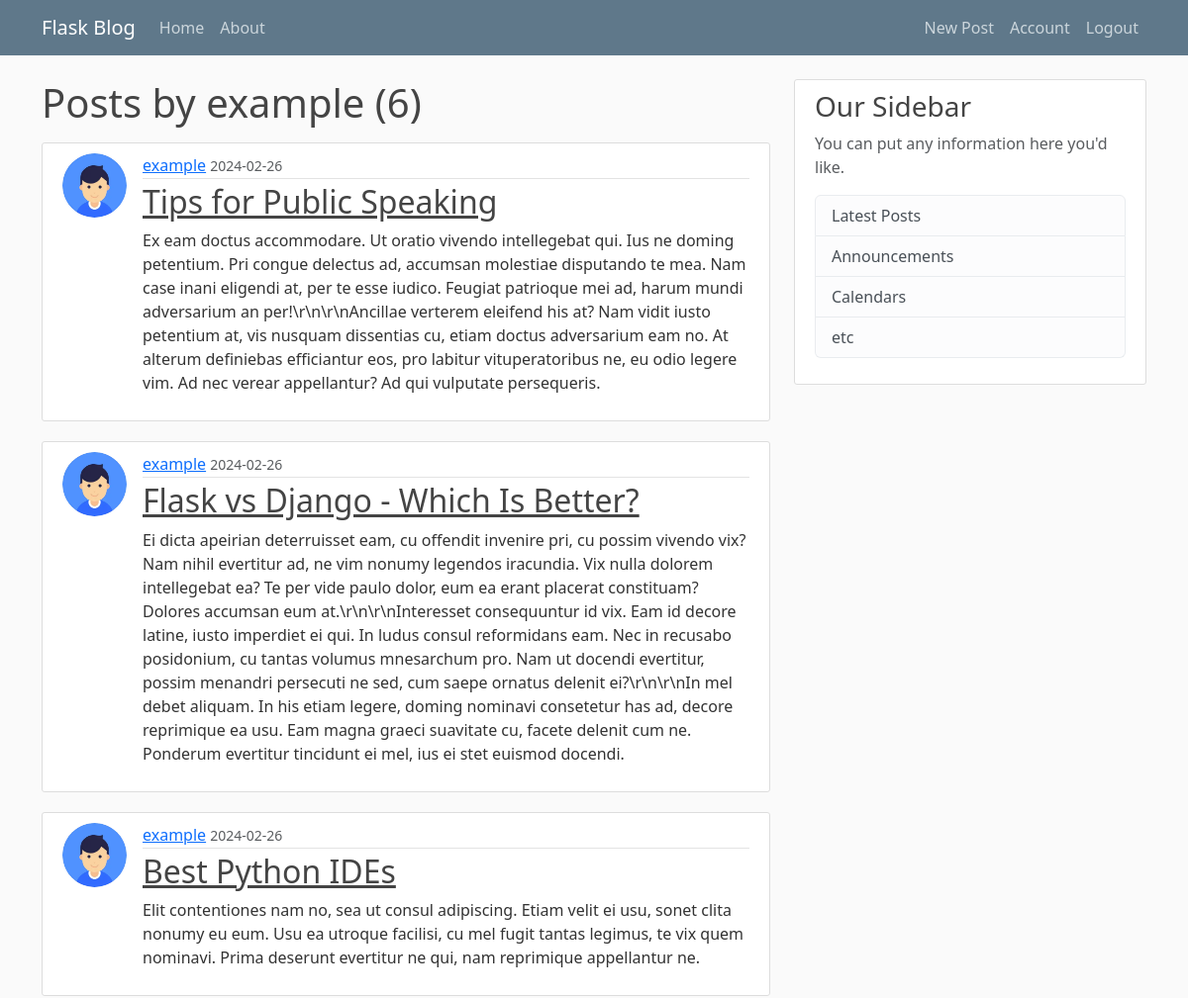
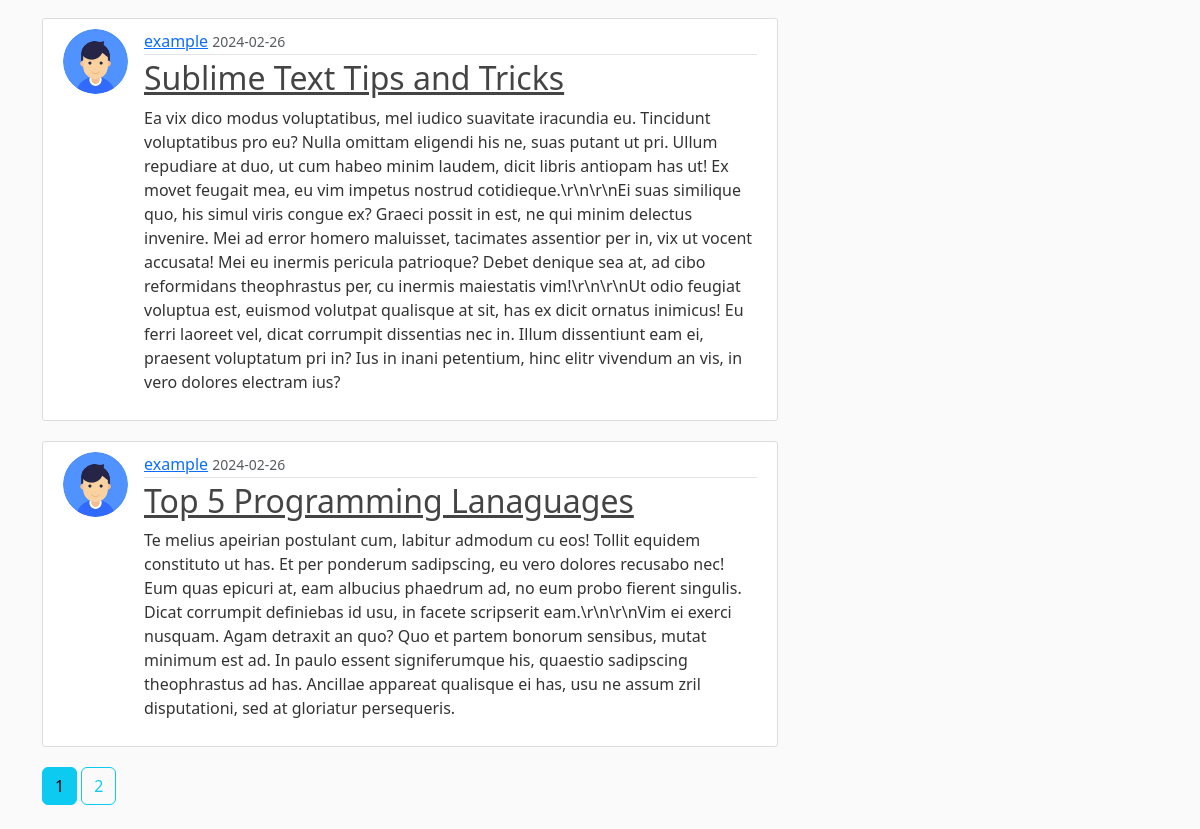
Screenshot of /user/example (signed in) with the database file from the repository (2 pictures, top to bottom).
### flaskblog/models.py (models this page shows, shortened)
class User(db.Model, UserMixin):
    id = db.Column(db.Integer, primary_key=True)
    username = db.Column(db.String(20), unique=True, nullable=False)
    email = db.Column(db.String(120), unique=True, nullable=False)
    image_file = db.Column(db.String(20), nullable=False, default='default.jpg')
    password = db.Column(db.String(60), nullable=False)
    posts = db.relationship('Post', backref='author', lazy=True)

class Post(db.Model):
    id = db.Column(db.Integer, primary_key=True)
    title = db.Column(db.String(100), nullable=False)
    date_posted = db.Column(db.DateTime, nullable=False, default=datetime.utcnow)
    content = db.Column(db.Text, nullable=False)
    user_id = db.Column(db.Integer, db.ForeignKey('user.id'), nullable=False)

### flaskblog/routes.py (the view)
@app.route("/user/<string:username>")
def user_posts(username):
    page = request.args.get('page', 1, type= int)
    user = User.query.filter_by(username= username).first_or_404()
    posts = Post.query.filter_by(author= user)\
        .order_by(Post.date_posted.desc())\
        .paginate(page= page, per_page= 5)
    return render_template('user_posts.html', posts= posts, user= user)

### flaskblog/models.py (called while the page is built)
@login_manager.user_loader
def load_user(user_id):
    return User.query.get(int(user_id))

### flaskblog/templates/user_posts.html
{% extends 'layout.html' %}
{% block content %}
    <h1 class= "mb-3">Posts by {{ user.username }} ({{ posts.total }}) </h1>
    {% for post in posts.items %}
        <article class="media content-section" style= "display: flex;">
            <img class= "rounded-circle article-img" src= "{{ url_for('static', filename= 'profile_pics/' + post.author.image_file) }}">
            <div class="media-body">
            <div class="article-metadata">
                <a class="mr-2" href="{{ url_for('user_posts', username= post.author.username) }}">{{ post.author.username }}</a>
                <small class="text-muted">{{ post.date_posted.strftime('%Y-%m-%d') }}</small>
            </div>
            <h2><a class="article-title" href="{{ url_for('post', post_id= post.id) }}">{{ post.title }}</a></h2>
            <p class="article-content">{{ post.content }}</p>
            </div>
        </article>
    {% endfor %}
    {% for page_num in posts.iter_pages( left_edge= 1, right_edge= 1, left_current= 1, right_current= 1 ) %}
        {% if page_num %}
            {% if posts.page == page_num %}
                <a class= "btn btn-info mb-4" href= "{{ url_for('user_posts', username= user.username, page= page_num) }}"> {{ page_num }} </a>
            {% else %}
                <a class= "btn btn-outline-info mb-4" href= "{{ url_for('user_posts', username= user.username, page= page_num) }}"> {{ page_num }} </a>
            {% endif %}
        {% else %}
            ...
        {% endif %}
    {% endfor %}
{% endblock content %}

### flaskblog/static/main.css (style rules this page uses)
body { background: #fafafa; color: #333333; margin-top: 5rem; }
h1, h2, h3, h4, h5, h6 { color: #444444; }
.content-section { background: #ffffff; padding: 10px 20px; border: 1px solid #dddddd; border-radius: 3px; margin-bottom: 20px; }
.article-title { color: #444444; }
.article-content { white-space: pre-line; }
.article-img { height: 65px; width: 65px; margin-right: 16px; }
.article-metadata { padding-bottom: 1px; margin-bottom: 4px; border-bottom: 1px solid #e3e3e3 }

### rows the page displays
User: username "example"
Post: image_file (picture), author.username "example", date_posted "2024-02-26", title "Tips for Public Speaking", content "Ex eam doctus accommodare. Ut oratio vivendo intellegebat qui. Ius ne doming petentium. Pri congue delectus ad, accumsan molestiae disputando te mea. Nam case inani eligendi at, per te esse iudico. Feugiat patrioque mei ad, harum mundi adversarium an per!\\r\\n\\r\\nAncillae verterem eleifend his at? Nam vidit iusto petentium at, vis nusquam dissentias cu, etiam doctus adversarium eam no. At alterum definiebas efficiantur eos, pro labitur vituperatoribus ne, eu odio legere vim. Ad nec verear appellantur? Ad qui vulputate persequeris."
Post: image_file (picture), author.username "example", date_posted "2024-02-26", title "Flask vs Django - Which Is Better?", content "Ei dicta apeirian deterruisset eam, cu offendit invenire pri, cu possim vivendo vix? Nam nihil evertitur ad, ne vim nonumy legendos iracundia. Vix nulla dolorem intellegebat ea? Te per vide paulo dolor, eum ea erant placerat constituam? Dolores accumsan eum at.\\r\\n\\r\\nInteresset consequuntur id vix. Eam id decore latine, iusto imperdiet ei qui. In ludus consul reformidans eam. Nec in recusabo posidonium, cu tantas volumus mnesarchum pro. Nam ut docendi evertitur, possim menandri persecuti ne sed, cum saepe ornatus delenit ei?\\r\\n\\r\\nIn mel debet aliquam. In his etiam legere, doming nominavi consetetur has ad, decore reprimique ea usu. Eam magna graeci suavitate cu, facete delenit cum ne.…"
Post: image_file (picture), author.username "example", date_posted "2024-02-26", title "Best Python IDEs", content "Elit contentiones nam no, sea ut consul adipiscing. Etiam velit ei usu, sonet clita nonumy eu eum. Usu ea utroque facilisi, cu mel fugit tantas legimus, te vix quem nominavi. Prima deserunt evertitur ne qui, nam reprimique appellantur ne."
Post: image_file (picture), author.username "example", date_posted "2024-02-26", title "Sublime Text Tips and Tricks", content "Ea vix dico modus voluptatibus, mel iudico suavitate iracundia eu. Tincidunt voluptatibus pro eu? Nulla omittam eligendi his ne, suas putant ut pri. Ullum repudiare at duo, ut cum habeo minim laudem, dicit libris antiopam has ut! Ex movet feugait mea, eu vim impetus nostrud cotidieque.\\r\\n\\r\\nEi suas similique quo, his simul viris congue ex? Graeci possit in est, ne qui minim delectus invenire. Mei ad error homero maluisset, tacimates assentior per in, vix ut vocent accusata! Mei eu inermis pericula patrioque? Debet denique sea at, ad cibo reformidans theophrastus per, cu inermis maiestatis vim!\\r\\n\\r\\nUt odio feugiat voluptua est, euismod volutpat qualisque at sit, has ex dicit ornatus…"
Post: image_file (picture), author.username "example", date_posted "2024-02-26", title "Top 5 Programming Lanaguages", content "Te melius apeirian postulant cum, labitur admodum cu eos! Tollit equidem constituto ut has. Et per ponderum sadipscing, eu vero dolores recusabo nec! Eum quas epicuri at, eam albucius phaedrum ad, no eum probo fierent singulis. Dicat corrumpit definiebas id usu, in facete scripserit eam.\\r\\n\\r\\nVim ei exerci nusquam. Agam detraxit an quo? Quo et partem bonorum sensibus, mutat minimum est ad. In paulo essent signiferumque his, quaestio sadipscing theophrastus ad has. Ancillae appareat qualisque ei has, usu ne assum zril disputationi, sed at gloriatur persequeris."

### other values shown
{{ posts.total }} "6"
{{ page_num }} "1"
{{ page_num }} "2"
